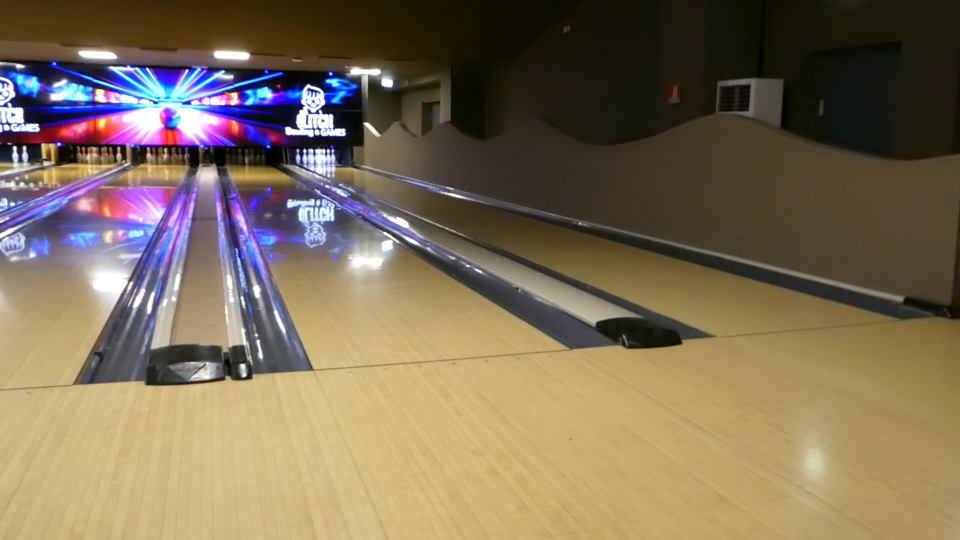
#> input picture resources/localization/lumix/lane.png, 1920 x 1080 px, found by its file name (shown at 1/2 size)
$ python point_extractor.py
#> lines starting #> are read from the running program, lines starting #| are printed output that depends on the picture
import cv2 as cv

selected_points = []
scale = 0.5
upscale = 1/scale

def select_point(event, x, y, flags, param):
    global selected_points
    if event == cv.EVENT_LBUTTONDOWN:
        cv.circle(image, (x, y), 5, (0, 0, 255), -1)
        cv.imshow("Image", image)
        x = x*upscale
        y = y*upscale
        selected_points.append([x, y])
        print(f"Selected point: ({x}, {y})")

camera = "lumix"
image = cv.imread(f"resources/localization/{camera}/lane.png")
#> image is the input picture: shape (1080, 1920, 3); mean B, G, R 87.3, 110.4, 125.7

print(image.shape)
#| (1080, 1920, 3)
image = cv.resize(image, None, fx=scale, fy=scale)
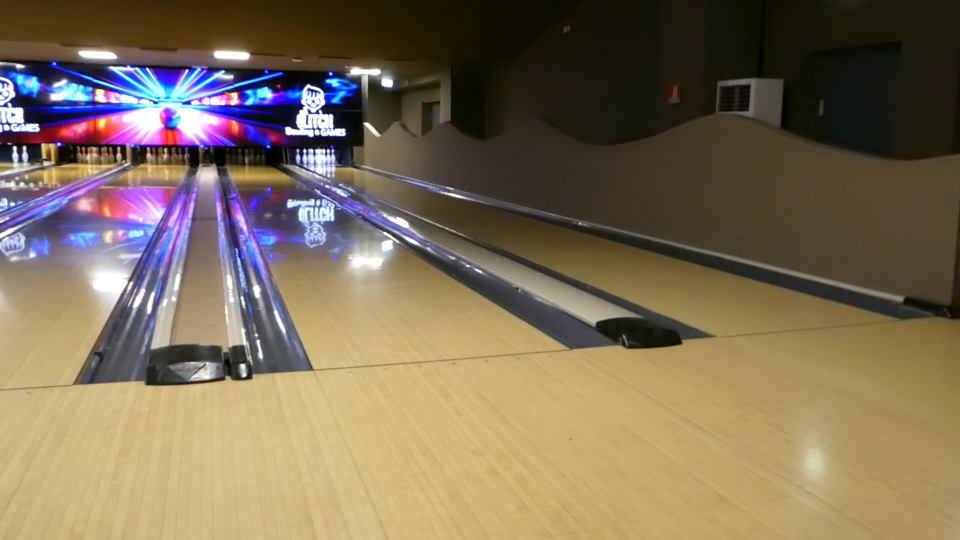
#> image: shape (540, 960, 3); mean B, G, R 87.4, 110.6, 125.9
print(image.shape)
#| (540, 960, 3)
cv.imshow("Image", image)
cv.setMouseCallback("Image", select_point)

cv.waitKey(0)
cv.destroyAllWindows()

print("Selected points:", selected_points)
